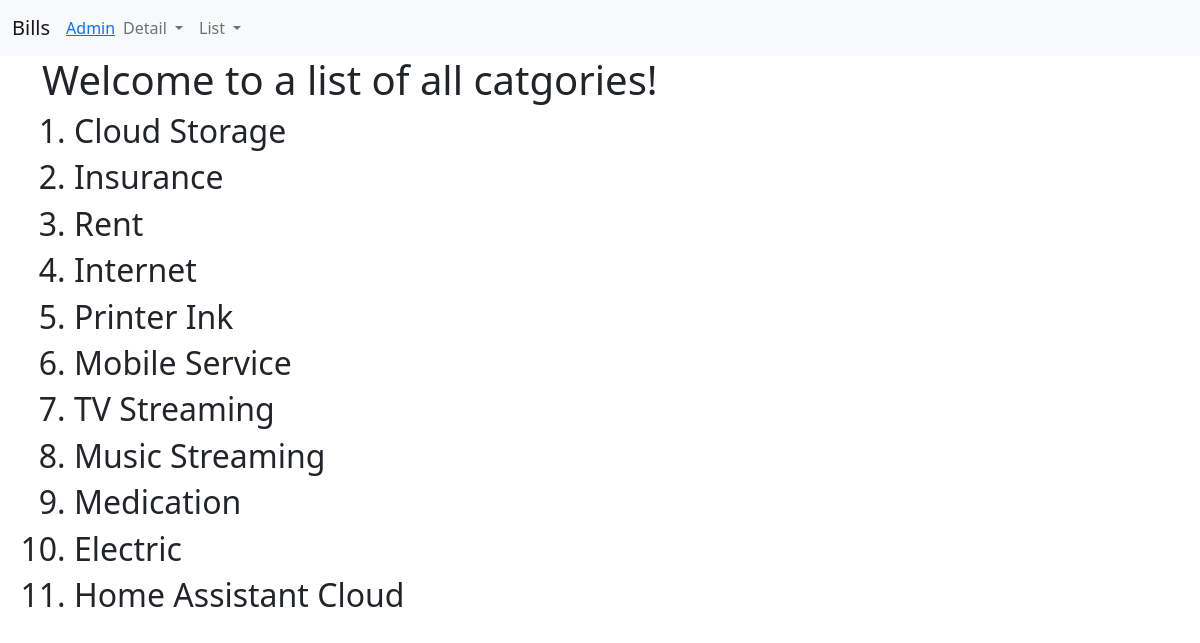
Page /bills/category/list/ on the committed database.
### bills/models.py (models this page shows, shortened)
class Category(models.Model):
    name = models.CharField("Category Name",max_length=20,unique=True)

### bills/views.py (the view)
class CategoryListView(ListView):
    context_object_name = 'categories'
    model = Category
    template_name = 'bills/category_list.html'

### bills/templates/bills/category_list.html
<!DOCTYPE html>
{% extends "bills/bills_base.html" %}
{% block body_block %}
      <h1>Welcome to a list of all catgories!</h1>
      <ol>
        {% for category in categories %}
          <h2><li>{{ category.name }}</li></h2>
        {% endfor %}
      </ol>
{% endblock %}

### bills/templates/bills/bills_base.html (shortened to what this page needs)
<!DOCTYPE html>
<html lang='en' dir="ltr">
  <head>
    <link href="https://cdn.jsdelivr.net/npm/bootstrap@5.0.1/dist/css/bootstrap.min.css" rel="stylesheet">
  </head>
  <body>
    <nav class="navbar navbar-expand-sm navbar-light bg-light">
      <div class="container-fluid">
        <a class="navbar-brand" href="{% url 'index' %}">Bills</a>
        <a class="navbar-link" href="{% url 'admin:index' %}">Admin</a>
        <div class="collapse navbar-collapse" id="navbarNavSupportedContent">
          <ul class="navbar-nav me-auto mb-2 mb-lg-0">
            <li class="nav-item dropdown">
              <a class="nav-link dropdown-toggle" href="#" id="navbarDropdown" role="button" data-bs-toggle="dropdown" aria-expanded="false">
                Detail
              </a>
            </li>
            <li class="nav-item dropdown">
              <a class="nav-link dropdown-toggle" href="#" id="navbarDropdown2" role="button" data-bs-toggle="dropdown" aria-expanded="false">
                List
              </a>
            </li>
          </ul>
        </div>
      </div>
    </nav>
    <div class="container" id="base_content">
      {% block body_block %}
      {% endblock %}
    </div>
  </body>
</html>

### rows in the picture
Category: name "Cloud Storage"
Category: name "Insurance"
Category: name "Rent"
Category: name "Internet"
Category: name "Printer Ink"
Category: name "Mobile Service"
Category: name "TV Streaming"
Category: name "Music Streaming"
Category: name "Medication"
Category: name "Electric"
Category: name "Home Assistant Cloud"
